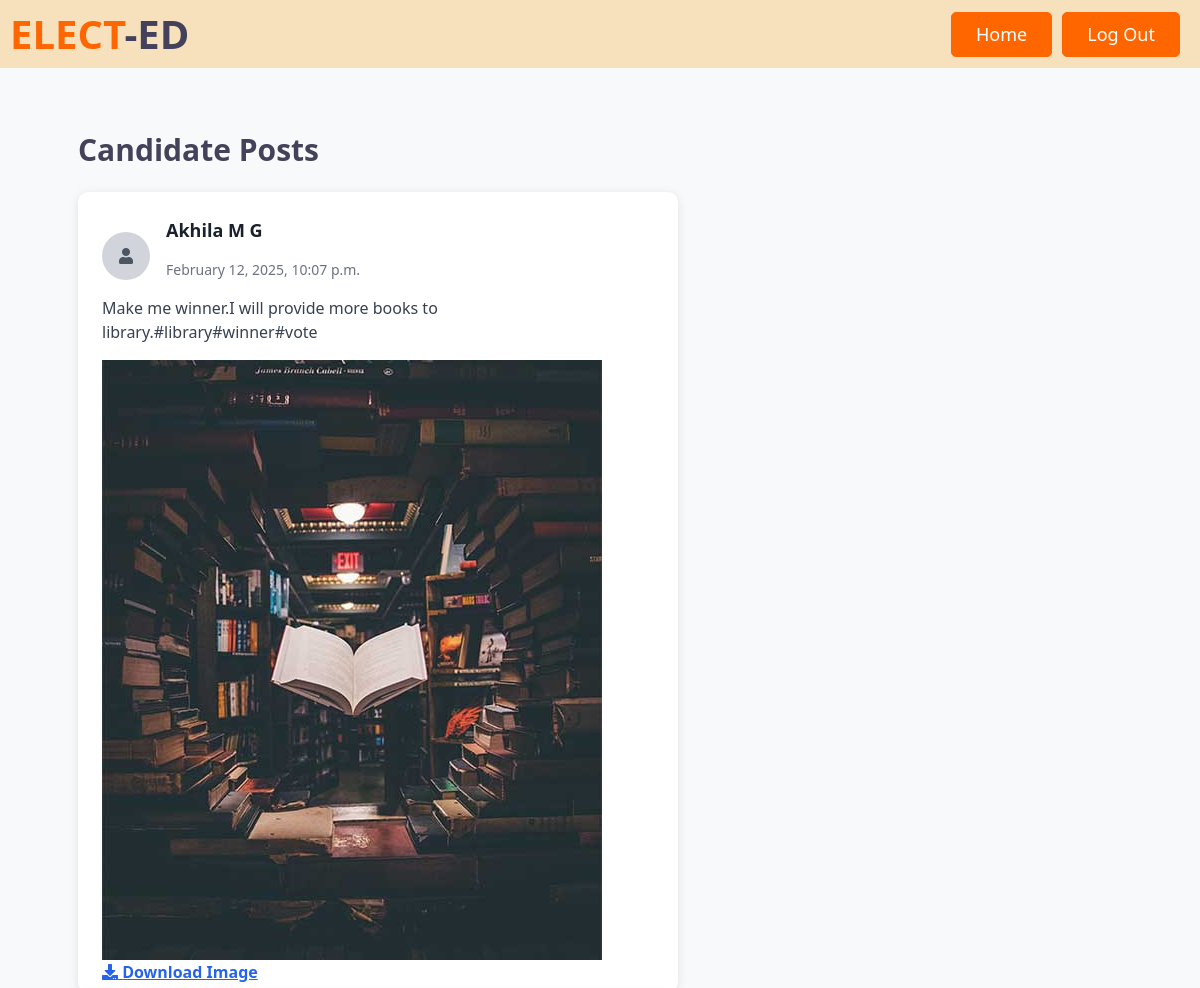
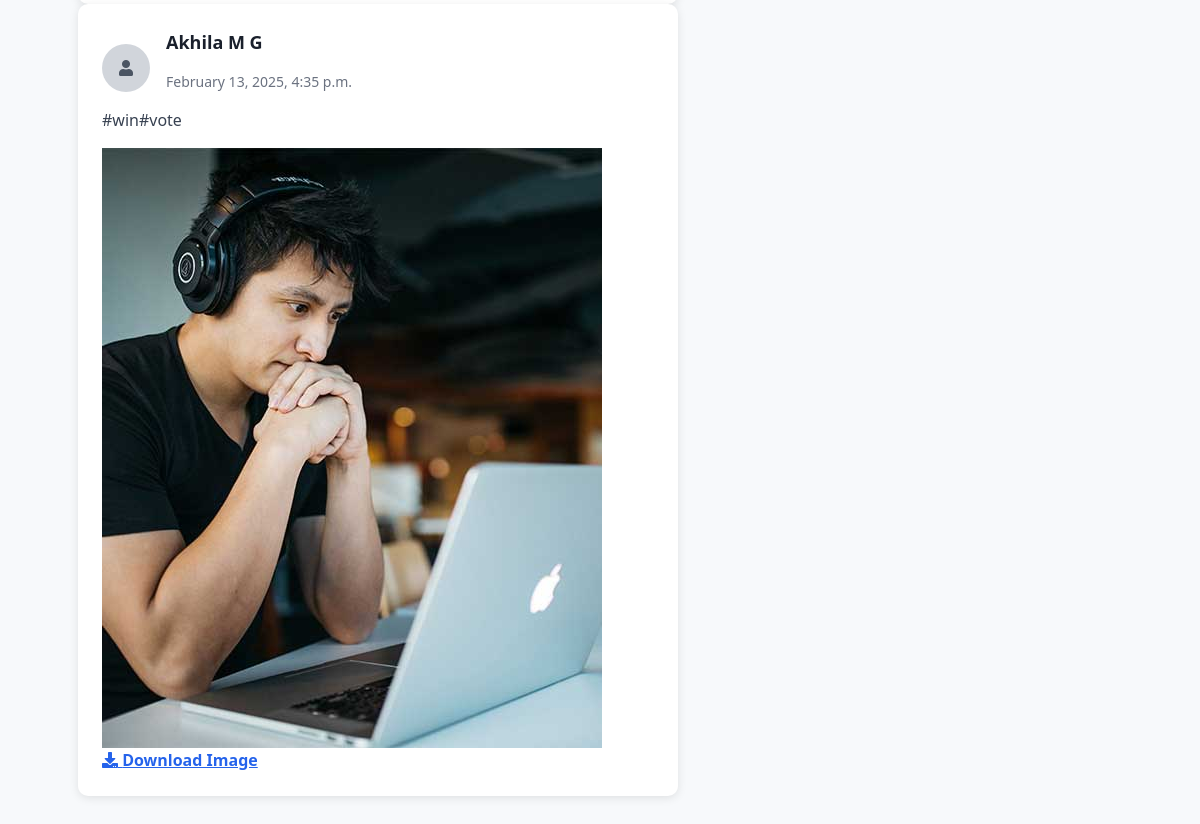
Screenshot of /sdisplay_posts/ with the database file from the repository (2 pictures, top to bottom).
### app/models.py (models this page shows, shortened)
class PostModel(models.Model):
    user = models.ForeignKey(candidate, on_delete=models.CASCADE, related_name='posts')
    post_pic = models.ImageField(upload_to='posts/', null=True, blank=True)
    description = models.TextField(null=True, blank=True)
    likes_count = models.PositiveIntegerField(default=0)
    liked_users = models.ManyToManyField(candidate, related_name='liked_posts', blank=True)
    created_at = models.DateTimeField(auto_now_add=True)

class candidate(models.Model):
     candidateid=models.CharField(max_length=50)
     password=models.CharField(max_length=50,blank=True)
     name=models.CharField(max_length=50)
     department=models.CharField(max_length=50)
     course=models.CharField(max_length=50)
     position=models.CharField(max_length=50,null=True,blank=True)
     policy1=models.CharField(max_length=100)
     policy2=models.CharField(max_length=100)
     policy3=models.CharField(max_length=100)
     avatar=models.ImageField(upload_to="photo/" ,null=True,blank=True)

### app/views.py (the view)
# urls.py: path('sdisplay_posts/',views.sdisplay_Posts,name='sdisplay_posts'),
def sdisplay_Posts(request):
    posts = PostModel.objects.all()
    post_comments = {}
    for post in posts:
        if post.post_pic:
            post.is_video = post.post_pic.url.endswith(('.mp4', '.webm', '.ogg'))
            post.is_pdf = post.post_pic.url.endswith('.pdf')
            post.is_image = not (post.is_video or post.is_pdf)
        else:
            post.is_video = post.is_pdf = post.is_image = False
    return render(request, 'sdisplay_posts.html', {'posts': posts})

### app/templates/sdisplay_posts.html (shortened to what this page needs)
{% load static %}
<!DOCTYPE html>
<html lang="en">
<head>
    <link href="https://cdn.jsdelivr.net/npm/tailwindcss@2.2.19/dist/tailwind.min.css" rel="stylesheet">
    <link href="https://cdnjs.cloudflare.com/ajax/libs/font-awesome/6.0.0-beta3/css/all.min.css" rel="stylesheet">
    <link href="https://cdnjs.cloudflare.com/ajax/libs/font-awesome/5.10.0/css/all.min.css" rel="stylesheet">
    <link href="{% static 'lib/owlcarousel/assets/owl.carousel.min.css' %}" rel="stylesheet">
    <link href="{% static 'css/style.css' %}" rel="stylesheet">
</head>
<body class="font-sans antialiased">
    <div class="navbar">
        <h1 class="m-0"><span class="text-primary">ELECT</span>-ED</h1>
        <div class="header-buttons">
            <a class="btn btn-primary py-2 px-4 ml-auto d-none d-lg-block" href="/studenthome/">Home</a>
            <a class="btn btn-primary py-2 px-4 ml-auto d-none d-lg-block" href="/logout/">Log Out</a>
        </div>
    </div>
<div class="container mx-auto px-4 py-8 max-w-2xl">
    <div class="container mx-auto px-4 py-8 max-w-2xl">
        <h2 class="text-3xl font-bold mb-6">Candidate Posts</h2>
    {% for post in posts %}
    <div class="post-container ">
        <div class="flex items-center ">
            <div class="flex-shrink-0 mr-3">
                {% if post.user.profilepic %}
                    <img src="{{ post.user.profilepic.url }}" alt="Profile Picture" class="w-12 h-12 rounded-full border-2 border-gray-300">
                {% else %}
                    <div class="w-12 h-12 rounded-full bg-gray-300 flex items-center justify-center">
                        <i class="fas fa-user text-gray-600"></i>
                    </div>
                {% endif %}
            </div>
            <div>
                <p class="font-semibold text-lg">{{ post.user.name }}</p>
                <p class="text-gray-500 text-sm">{{ post.created_at|date:"F j, Y, g:i a" }}</p>
            </div>
        </div>
        <p class="text-base text-gray-700 ">{{ post.description }}</p>
        {% if post.post_pic %}
            {% if post.is_video %}
                <video controls class="w-full rounded-lg mb-4">
                    <source src="{{ post.post_pic.url }}" type="video/mp4">
                    Your browser does not support the video tag.
                </video>
                <a href="{{ post.post_pic.url }}" download="video.mp4" class="text-blue-600 underline font-semibold">
                    <i class="fas fa-download"></i> Download Video
                </a>
            {% else %}
                <img src="{{ post.post_pic.url }}" alt="Post Media" class="">
                <a href="{{ post.post_pic.url }}" download="image.jpg" class="text-blue-600 underline font-semibold">
                    <i class="fas fa-download"></i> Download Image
                </a>
            {% endif %}
        {% endif %}
    </div>
    {% endfor %}
</div>
</body>
</html>

### app/templates/sdisplay_posts.html (style rules this page uses)
body { background-color: #f7f9fb; color: #1a202c; }
.post-container { background-color: #ffffff; border-radius: 10px; box-shadow: 0 2px 10px rgba(0, 0, 0, 0.1); padding: 1.5rem; max-width: 600px; max-height: 800px; transition: transform 0.3s, box-shadow 0.3s; }
.navbar { background-color: #f6e1bc; padding: 10px; display: flex; justify-content: space-between; align-items: center; }
.header-buttons { display: flex; justify-content: flex-end; }
.navbar a { color: #fff; font-size: 18px; margin: 0 10px; text-decoration: none; padding: 8px 20px; border-radius: 5px; transition: background-color 0.3s ease; }

### rows the page displays
PostModel: user.name "Akhila M G", created_at "February 12, 2025, 10:07 p.m.", description "Make me winner.I will provide more books to library.#library#winner#vote", post_pic (picture)
PostModel: user.name "Akhila M G", created_at "February 13, 2025, 4:35 p.m.", description "#win#vote", post_pic (picture)
